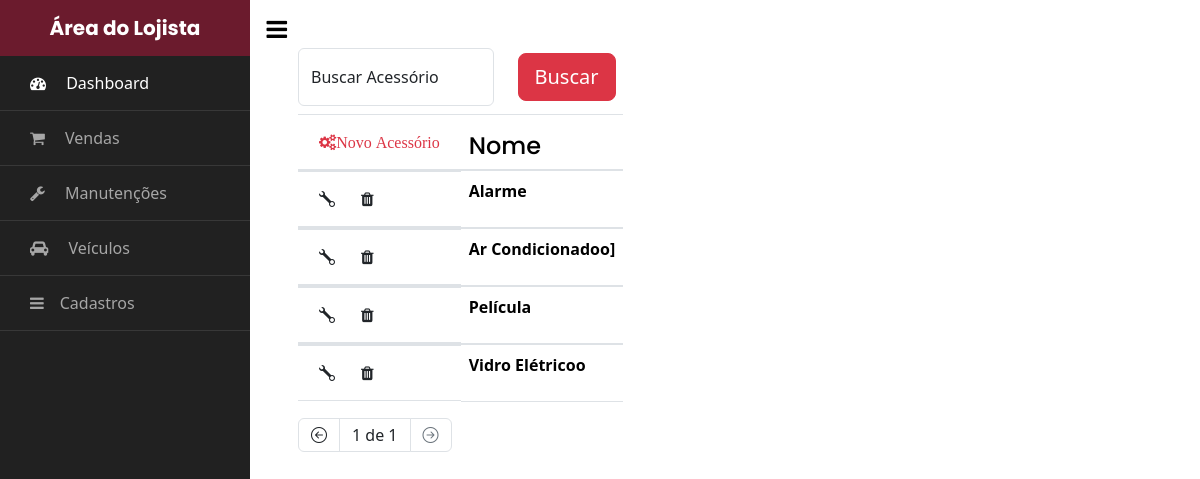
/area_do_lojista/cadastros/acessorios/, run on an earlier commit of the app's database.
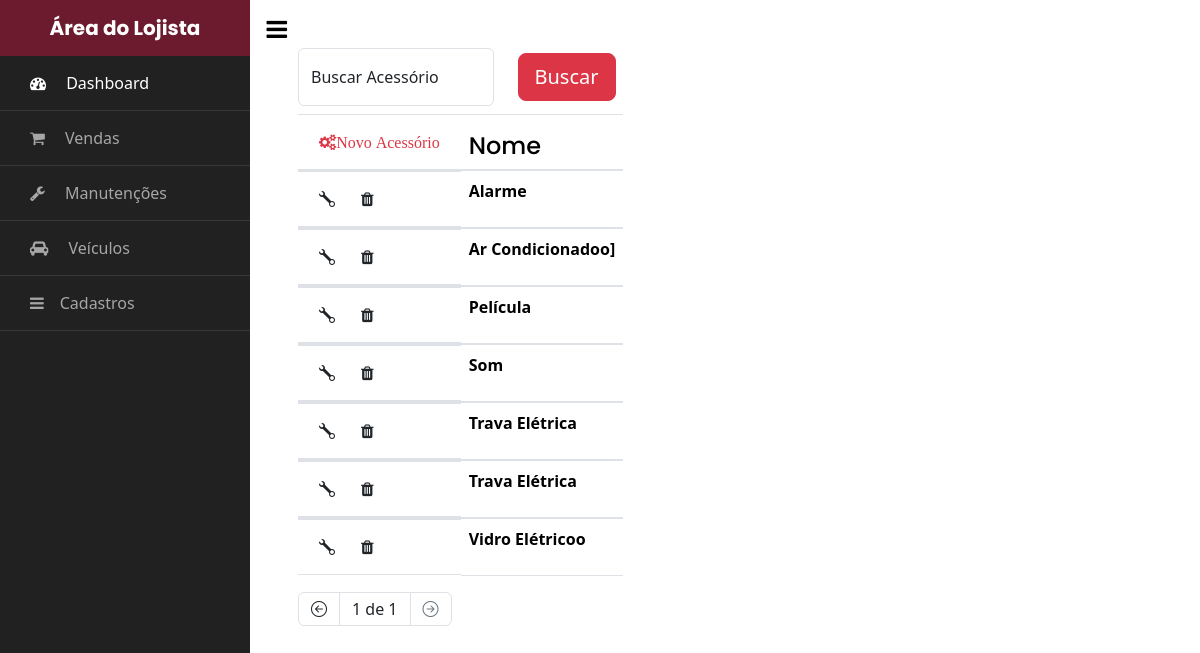
And on a later commit of the database.
### veiculos/models.py (models this page shows, shortened)
class Acessorio(models.Model):
    id = models.AutoField(primary_key=True)
    nome = models.CharField(max_length=50)

### gestao/views.py (the view)
# urls.py: path('cadastros/acessorios/', AcessorioListView.as_view(), name='lista_acessorios'),
class AcessorioListView(ListView):
    model = Acessorio
    template_name = 'acessorios.html'
    context_object_name = 'acessorios'
    paginate_by = 15
    def get_queryset(self):
        acessorio = super(AcessorioListView, self).get_queryset()
        search = self.request.GET.get('search')
        if search:
            acessorio = acessorio.filter(nome__icontains=search).order_by('nome')
        else:
            acessorio = acessorio.order_by('nome')
        return acessorio

### gestao/templates/acessorios.html (shortened to what this page needs)
{% extends 'base_lojista.html' %}
{% block content %}
<form method="GET" action="{% url 'lista_acessorios' %}" class="row  d-flex flex-wrap">
    <div class="col-11 col-sm-5 col-md-4 col-lg-3 mb-2">
      <div class="form-floating">
          <input type="text" name="search" id="search" class="form-control" placeholder="Search" value="{{ request.GET.search|default:'' }}">
          <label class="form-label" for="Search">Buscar Acessório</label>
      </div>
    </div>
      <div class="col col-sm-2 align-self-center mb-2">
          <button type="submit" class="btn btn-danger btn-lg ">Buscar</button>
      </div>
</form>
    <table class="table table-responsive">
        <thead>
            <tr class="">
                <th class="">
                    <button class="btn" type="button" data-bs-toggle="modal" data-bs-target="#createModal"><i class="fa fa-cogs text-danger">Novo Acessório</i></button>
                    </div>
                <th ><h4 class="m-0">Nome</h4></th>
        <tbody>
            {% for acessorio in acessorios %}
                <tr class="">
                    <td class="d-flex flex-nowrap">
                        <button class="btn" type="button" data-bs-toggle="modal" data-bs-target="#editModal{{acessorio.id}}"><i class="bi bi-wrench"></i></button>
                        <button class="btn" type="button" data-bs-toggle="modal" data-bs-target="#deleteModal{{acessorio.id}}"> <i class="fa fa-trash link-offset-3-hover"></i></button>
                    </td>
                    <th class="" scope="row">{{ acessorio.nome }}</th>
                </tr>
        </tbody>
    </div>
    {% endfor %}
<nav aria-label="Page navigation example">
    <ul class="pagination ">
      {% if page_obj.has_previous %}
        <li class="page-item">
          <a class="page-link link-dark" href="?search={{ request.GET.search|default:'' }}&page=1"><i class="bi bi-chevron-double-left"></i></a>
        </li>
        <li class="page-item">
          <a class="page-link link-dark" href="?&search={{ request.GET.search|default:'' }}&page={{ page_obj.previous_page_number }}"><i class="bi bi-arrow-left-circle"></i></a>
        </li>
      {% else %}
        <li class="page-item disabled">
          <span class="page-link link-dark"><i class="bi bi-arrow-left-circle"></i></span>
        </li>
      {% endif %}
      <li class="page-item">
        <span class="page-link current link-dark">
          {{ page_obj.number }} de {{ page_obj.paginator.num_pages }}
        </span>
      </li>
      {% if page_obj.has_next %}
        <li class="page-item">
          <a class="page-link link-dark" href="?search={{ request.GET.search|default:'' }}&page={{ page_obj.next_page_number }}"><i class="bi bi-arrow-right-circle"></i></a>
        </li>
        <li class="page-item">
          <a class="page-link link-dark" href="?search={{ request.GET.search|default:'' }}&page={{ page_obj.paginator.num_pages }}"><i class="bi bi-chevron-double-right"></i></a>
        </li>
      {% else %}
        <li class="page-item disabled">
          <span class="page-link"><i class="bi bi-arrow-right-circle"></i></span>
        </li>
      {% endif %}
    </ul>
  </nav>
{% endblock %}

What changed in the data, as far as the page shows it:
added Acessorio: nome "Som"
added Acessorio: nome "Trava Elétrica"
added Acessorio: nome "Trava Elétrica"
